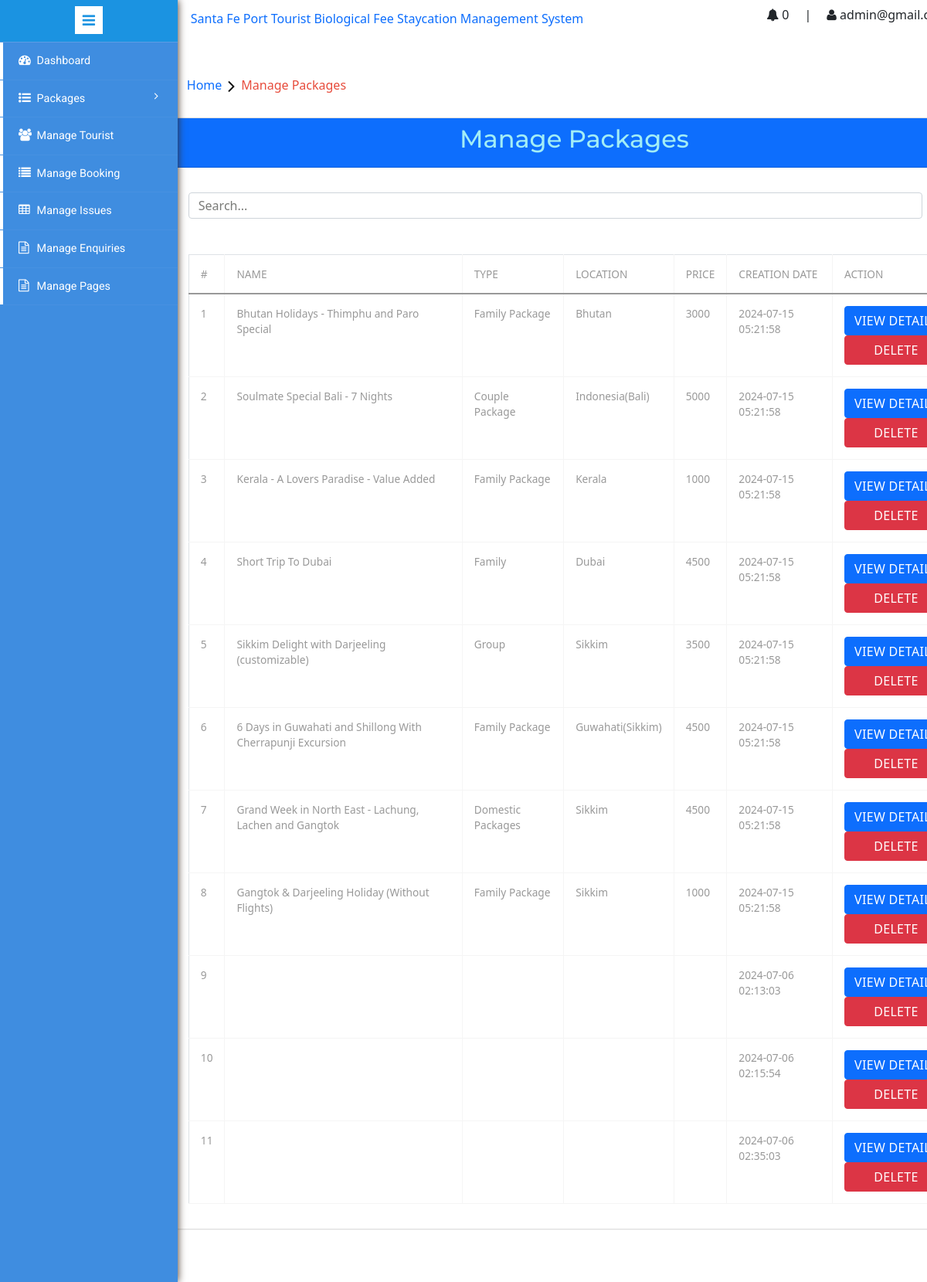
Page /admin/manage-packages.php (signed in) on the committed database.
### tables this page shows
CREATE TABLE `tbltourpackages` (
  `PackageId` int(11) NOT NULL,
  `PackageName` varchar(200) DEFAULT NULL,
  `PackageType` varchar(150) DEFAULT NULL,
  `PackageLocation` varchar(100) DEFAULT NULL,
  `PackagePrice` int(11) DEFAULT NULL,
  `PackageFetures` varchar(255) DEFAULT NULL,
  `PackageDetails` mediumtext DEFAULT NULL,
  `PackageImage` varchar(100) DEFAULT NULL,
  `Creationdate` timestamp NULL DEFAULT current_timestamp(),
  `UpdationDate` timestamp NULL DEFAULT NULL ON UPDATE current_timestamp()
);

### admin/manage-packages.php (the view, shortened to what this page needs)
<?php
include('includes/config.php');
if (strlen($_SESSION['alogin']) == 0) {
	header('location:index.php');
} else {
?>
	<!DOCTYPE HTML>
	<html>
	<head>
		<link href="css/bootstrap.min.css" rel='stylesheet' type='text/css' />
		<link href="css/style.css" rel='stylesheet' type='text/css' />
		<link rel="stylesheet" href="css/morris.css" type="text/css" />
		<link href="css/font-awesome.css" rel="stylesheet">
		<link rel="stylesheet" type="text/css" href="css/table-style.css" />
		<link rel="stylesheet" type="text/css" href="css/basictable.css" />
		<link href="https://cdn.jsdelivr.net/npm/bootstrap@5.0.2/dist/css/bootstrap.min.css" rel="stylesheet">
		<link rel="stylesheet" href="css/icon-font.min.css" type='text/css' />
	</head>
	<body>
		<div class="page-container">
			<div class="left-content">
				<?php include('includes/navbar.php'); ?>
				<ol class="breadcrumb">
					<li class="breadcrumb-item"><a href="index.html">Home</a><i class="fa fa-angle-right"></i>Manage
						Packages</li>
				</ol>
				<div class="agile-grids">
					<div class="card">
						<div class="card-header text-center bg-primary">
							<h2>Manage Packages</h2>
						</div>
						<div class="card-body">
							<form method="post" class="d-flex align-items-center gap-2">
								<input type="search" name="search" class="form-control my-3" placeholder="Search...">
							</form>
							<table class="table table-bordered">
								<thead>
									<tr>
										<th>#</th>
										<th>Name</th>
										<th>Type</th>
										<th>Location</th>
										<th>Price</th>
										<th>Creation Date</th>
										<th>Action</th>
									</tr>
								</thead>
								<tbody>
									<?php
									if (isset($_POST['search'])) {
										$search = $_POST['search'];
										if ($search !== '') {
											$sql = "SELECT * from tblTourPackages WHERE PackageName LIKE '%$search%'";
										} else {
											$sql = "SELECT * from tblTourPackages";
										}
									} else {
										$sql = "SELECT * from tblTourPackages";
									}
									$query = $dbh->prepare($sql);
									$query->execute();
									$results = $query->fetchAll(PDO::FETCH_OBJ);
									$cnt = 1;
									if ($query->rowCount() > 0) {
										foreach ($results as $result) { ?>
											<tr>
												<td><?php echo htmlentities($cnt); ?></td>
												<td><?php echo htmlentities($result->PackageName); ?></td>
												<td><?php echo htmlentities($result->PackageType); ?></td>
												<td><?php echo htmlentities($result->PackageLocation); ?></td>
												<td><?php echo htmlentities($result->PackagePrice); ?></td>
												<td><?php echo htmlentities($result->Creationdate); ?></td>
												<td><a href="update-package.php?pid=<?php echo htmlentities($result->PackageId); ?>"><button type="button" class="btn btn-primary btn-block">View
															Details</button></a><br />
													<a href="#" onclick="showDelete(<?= $result->PackageId ?>)" class="btn btn-danger btn-block">Delete</a>
												</td>
											</tr>
									<?php $cnt = $cnt + 1;
										}
									} ?>
								</tbody>
							</table>
						</div>
					</div>
					<?php include('includes/footer.php'); ?>
				</div>
			</div>
			<?php include('includes/sidebarmenu.php'); ?>
		</div>
	</body>
	</html>
<?php } ?>

### admin/includes/navbar.php (shortened to what this page needs)
<?php
  $get_books = $dbh->query("SELECT * FROM `booking` WHERE status = 'payment' OR status = 'pending' OR status ='paid'");
?>
<div class="nav-top dont-print">
  <div class="topnav" id="myTopnav">
    <a href="dashboard.php">Santa Fe Port Tourist Biological Fee Staycation Management System</a>
    <div style="display: flex; align-items:center; gap: 20px;">
      <h6><i class="fa fa-bell"></i> <?= $get_books->rowCount() ?></h6>
      <h6>|</h6>
      <div class="dropdown">
        <h6 class="dropdown-toggle" data-toggle="dropdown" style="cursor: pointer;"><i class="fa fa-user"></i> <?= $_SESSION['email'] ?></h6>
      </div>
    </div>
  </div>
</div>

### admin/includes/footer.php
<div class="copyrights dont-print">

### admin/includes/sidebarmenu.php (shortened to what this page needs)
<link rel="stylesheet" href="https://cdn.jsdelivr.net/npm/bootstrap-icons@1.11.3/font/bootstrap-icons.min.css">
<div class="sidebar-menu dont-print">
	<header class="logo1">
		<a href="#" class="sidebar-icon"> <span class="fa fa-bars"></span> </a>
	</header>
	<div class="menu">
		<ul id="menu">
			<li><a href="dashboard.php"><i class="fa fa-tachometer"></i> <span>Dashboard</span>
				</a></li>
			<li id="menu-academico"><a href="#"><i class="fa fa-list-ul" aria-hidden="true"></i><span> Packages
					</span> <span class="fa fa-angle-right" style="float: right"></span>
				</a>
			</li>
			<li id="menu-academico"><a href="manage-users.php"><i class="fa fa-users"
						aria-hidden="true"></i><span>Manage Tourist</span>
				</a></li>
			<li><a href="manage-bookings.php"><i class="fa fa-list" aria-hidden="true"></i> <span>Manage Booking</span>
				</a></li>
			<li><a href="manageissues.php"><i class="fa fa-table"></i> <span>Manage Issues</span>
				</a></li>
			<li><a href="manage-enquires.php"><i class="fa fa-file-text-o" aria-hidden="true"></i> <span>Manage
						Enquiries</span>
				</a></li>
			<li><a href="manage-pages.php"><i class="fa fa-file-text-o" aria-hidden="true"></i> <span>Manage
						Pages</span>
				</a></li>
		</ul>
	</div>
	</div>

### admin/css/table-style.css (style rules this page uses)
table { background: white; border-collapse: collapse; margin: 1.25em 0 0; width: 100%; }
table tr, table th, table td { border: none; border-bottom: 1px solid #e8e8e8; font-size: .95em; }
table th, table td { padding: 10px 12px; text-align: left; }
table th { background: #e74c3c; color: #fff; text-transform: uppercase; }
table tr td { background: #f3faff; color: #424242; }
table tr:nth-of-type(2n+2) td { background: #ffffff; }
table { width: 100%; }
.table { margin: 30px 0; border-collapse: collapse; border-spacing: 0; empty-cells: show; border: 1px solid #e0e0e0; }
.table td, .table th { border-left: 1px solid #e0e0e0; border-width: 0 0 0 1px; font-size: inherit; margin: 0; overflow: visible; padding: 0.5em 1em; font-weight: normal; }
.table td:first-child, .table th:first-child { border-left-width: 0; }
.table thead, .table tfoot { background-color: #f05050; color: #fff; text-align: left; vertical-align: bottom; }
.table thead td, .table tfoot td, .table thead th, .table tfoot th { border-color: #fff; }
.table td { background-color: transparent; }

### admin/includes/navbar.php (style rules this page uses)
.left-content { position: relative; }
a { text-decoration: none; }
.nav-top { position: absolute; top: 0; left: 0; right: 0; width: 100%; }
.topnav { background-color: #fff; display: flex; align-items: center; justify-content: space-between; padding: 10px 20px; }

### rows in the picture
tbltourpackages: PackageName "Bhutan Holidays - Thimphu and Paro Special", PackageType "Family Package", PackageLocation "Bhutan", PackagePrice "3000", Creationdate "2024-07-15 05:21:58"
tbltourpackages: PackageName "Soulmate Special Bali - 7 Nights", PackageType "Couple Package", PackageLocation "Indonesia(Bali)", PackagePrice "5000", Creationdate "2024-07-15 05:21:58"
tbltourpackages: PackageName "Kerala - A Lovers Paradise - Value Added", PackageType "Family Package", PackageLocation "Kerala", PackagePrice "1000", Creationdate "2024-07-15 05:21:58"
tbltourpackages: PackageName "Short Trip To Dubai", PackageType "Family", PackageLocation "Dubai", PackagePrice "4500", Creationdate "2024-07-15 05:21:58"
tbltourpackages: PackageName "Sikkim Delight with Darjeeling (customizable)", PackageType "Group", PackageLocation "Sikkim", PackagePrice "3500", Creationdate "2024-07-15 05:21:58"
tbltourpackages: PackageName "6 Days in Guwahati and Shillong With Cherrapunji Excursion", PackageType "Family Package", PackageLocation "Guwahati(Sikkim)", PackagePrice "4500", Creationdate "2024-07-15 05:21:58"
tbltourpackages: PackageName "Grand Week in North East - Lachung, Lachen and Gangtok", PackageType "Domestic Packages", PackageLocation "Sikkim", PackagePrice "4500", Creationdate "2024-07-15 05:21:58"
tbltourpackages: PackageName "Gangtok & Darjeeling Holiday (Without Flights)", PackageType "Family Package", PackageLocation "Sikkim", PackagePrice "1000", Creationdate "2024-07-15 05:21:58"
tbltourpackages: Creationdate "2024-07-06 02:13:03"
tbltourpackages: Creationdate "2024-07-06 02:15:54"
tbltourpackages: Creationdate "2024-07-06 02:35:03"

### other values in the picture
$get_books->rowCount() "0"
